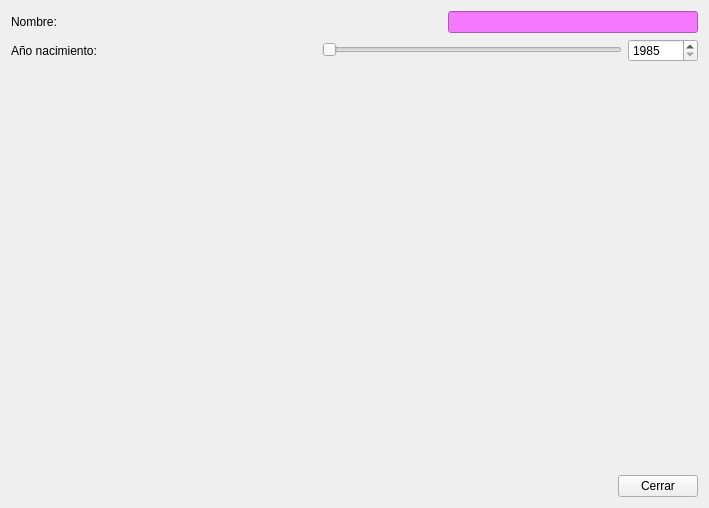
<?xml version="1.0" encoding="UTF-8"?>
<ui version="4.0">
 <class>MyForm</class>
 <widget class="QWidget" name="MyForm">
  <property name="geometry">
   <rect>
    <x>0</x>
    <y>0</y>
    <width>709</width>
    <height>508</height>
   </rect>
  </property>
  <property name="windowTitle">
   <string>Form</string>
  </property>
  <layout class="QVBoxLayout" name="verticalLayout_5">
   <item>
    <layout class="QVBoxLayout" name="verticalLayout_4">
     <item>
      <layout class="QVBoxLayout" name="verticalLayout_2">
       <item>
        <layout class="QHBoxLayout" name="horizontalLayout">
         <item>
          <widget class="QLabel" name="label">
           <property name="text">
            <string>Nombre:</string>
           </property>
          </widget>
         </item>
         <item>
          <widget class="QLineEdit" name="lineEdit">
           <property name="maximumSize">
            <size>
             <width>250</width>
             <height>16777215</height>
            </size>
           </property>
           <property name="styleSheet">
            <string notr="true">background-color: rgb(244, 121, 255);
color: white;</string>
           </property>
           <property name="dragEnabled">
            <bool>false</bool>
           </property>
          </widget>
         </item>
        </layout>
       </item>
       <item>
        <layout class="QHBoxLayout" name="horizontalLayout_3">
         <item>
          <widget class="QLabel" name="label_2">
           <property name="text">
            <string>Año nacimiento:</string>
           </property>
          </widget>
         </item>
         <item>
          <widget class="QSlider" name="horizontalSlider">
           <property name="minimumSize">
            <size>
             <width>0</width>
             <height>0</height>
            </size>
           </property>
           <property name="maximumSize">
            <size>
             <width>300</width>
             <height>20</height>
            </size>
           </property>
           <property name="minimum">
            <number>1985</number>
           </property>
           <property name="maximum">
            <number>2005</number>
           </property>
           <property name="orientation">
            <enum>Qt::Horizontal</enum>
           </property>
          </widget>
         </item>
         <item>
          <widget class="QSpinBox" name="spinBox">
           <property name="maximumSize">
            <size>
             <width>70</width>
             <height>100</height>
            </size>
           </property>
           <property name="minimum">
            <number>1985</number>
           </property>
           <property name="maximum">
            <number>2005</number>
           </property>
          </widget>
         </item>
        </layout>
       </item>
      </layout>
     </item>
     <item>
      <layout class="QVBoxLayout" name="verticalLayout_3">
       <item>
        <spacer name="verticalSpacer">
         <property name="orientation">
          <enum>Qt::Vertical</enum>
         </property>
         <property name="sizeHint" stdset="0">
          <size>
           <width>20</width>
           <height>40</height>
          </size>
         </property>
        </spacer>
       </item>
       <item>
        <layout class="QHBoxLayout" name="horizontalLayout_4">
         <item>
          <spacer name="horizontalSpacer">
           <property name="orientation">
            <enum>Qt::Horizontal</enum>
           </property>
           <property name="sizeHint" stdset="0">
            <size>
             <width>40</width>
             <height>20</height>
            </size>
           </property>
          </spacer>
         </item>
         <item>
          <widget class="QPushButton" name="pushButton">
           <property name="text">
            <string>Cerrar</string>
           </property>
          </widget>
         </item>
        </layout>
       </item>
      </layout>
     </item>
    </layout>
   </item>
  </layout>
 </widget>
 <resources/>
 <connections>
  <connection>
   <sender>lineEdit</sender>
   <signal>textChanged(QString)</signal>
   <receiver>label</receiver>
   <slot>setText(QString)</slot>
   <hints>
    <hint type="sourcelabel">
     <x>343</x>
     <y>11</y>
    </hint>
    <hint type="destinationlabel">
     <x>40</x>
     <y>20</y>
    </hint>
   </hints>
  </connection>
  <connection>
   <sender>horizontalSlider</sender>
   <signal>valueChanged(int)</signal>
   <receiver>spinBox</receiver>
   <slot>setValue(int)</slot>
   <hints>
    <hint type="sourcelabel">
     <x>265</x>
     <y>72</y>
    </hint>
    <hint type="destinationlabel">
     <x>350</x>
     <y>72</y>
    </hint>
   </hints>
  </connection>
  <connection>
   <sender>spinBox</sender>
   <signal>valueChanged(int)</signal>
   <receiver>horizontalSlider</receiver>
   <slot>setValue(int)</slot>
   <hints>
    <hint type="sourcelabel">
     <x>378</x>
     <y>54</y>
    </hint>
    <hint type="destinationlabel">
     <x>260</x>
     <y>68</y>
    </hint>
   </hints>
  </connection>
  <connection>
   <sender>pushButton</sender>
   <signal>clicked()</signal>
   <receiver>MyForm</receiver>
   <slot>close()</slot>
   <hints>
    <hint type="sourcelabel">
     <x>111</x>
     <y>152</y>
    </hint>
    <hint type="destinationlabel">
     <x>112</x>
     <y>200</y>
    </hint>
   </hints>
  </connection>
 </connections>
</ui>
